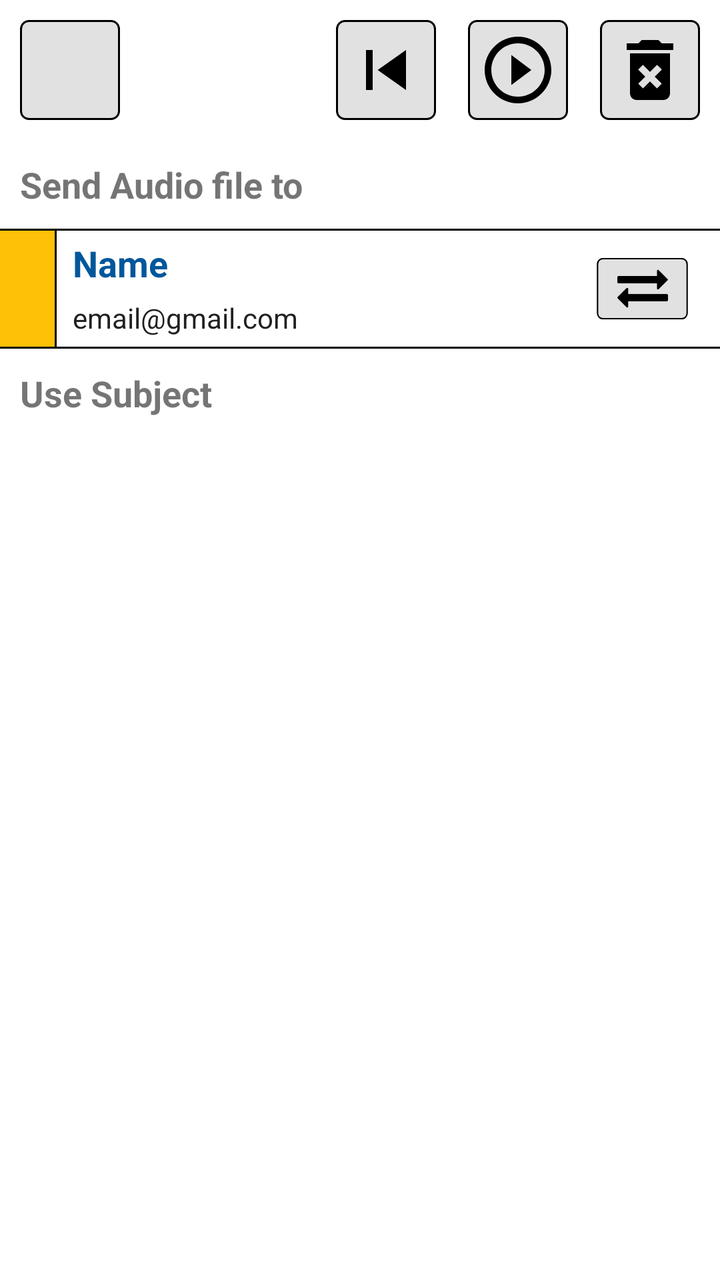
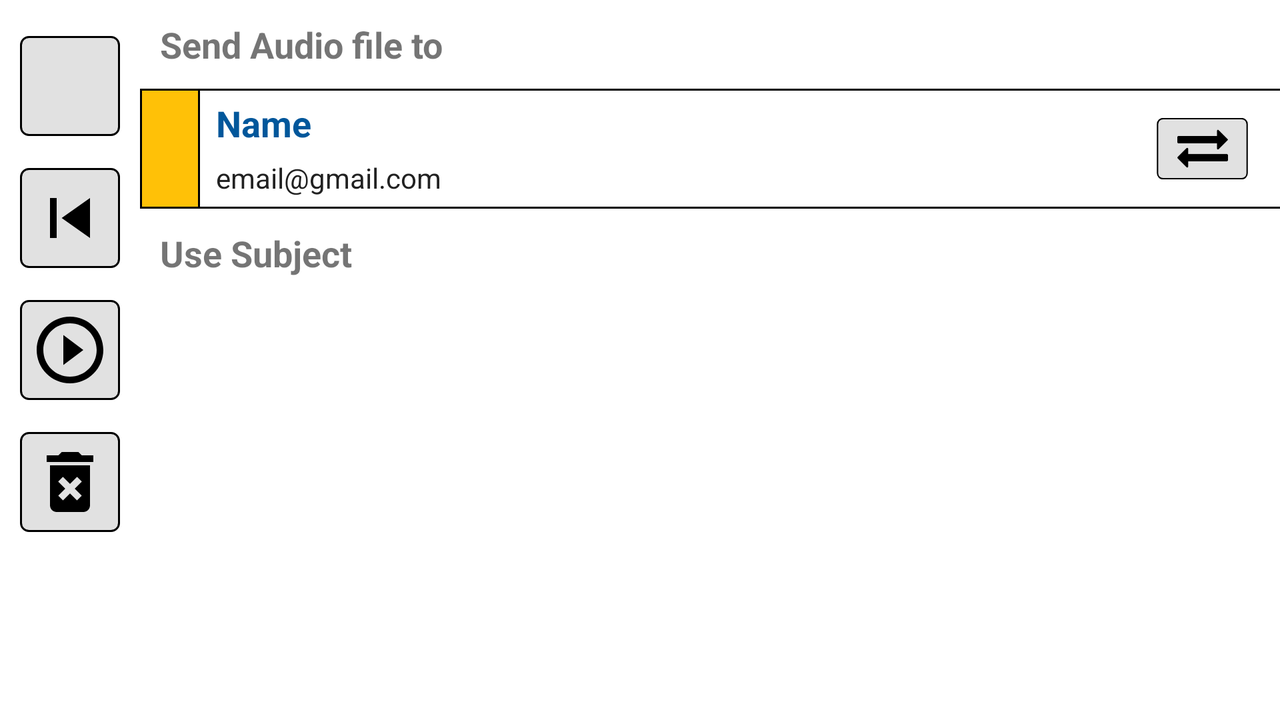

An Android layout and its configuration variant, each rendered on a device that would load it. The default file and the variant file are quoted in full after the pictures.
<!-- AndroidManifest.xml: application theme AppTheme -->
<!-- res/layout/activity_select_subject.xml -->
<?xml version="1.0" encoding="utf-8"?>

<LinearLayout xmlns:android="http://schemas.android.com/apk/res/android"
    xmlns:app="http://schemas.android.com/apk/res-auto"
    xmlns:tools="http://schemas.android.com/tools"
    android:layout_width="match_parent"
    android:layout_height="match_parent"
    android:orientation="vertical"
    tools:context="com.example.noman.myvoicerecorder.SelectSubject">


    <RelativeLayout

        android:layout_width="match_parent"
        android:layout_height="wrap_content"
        android:layout_margin="2dp">

        <ImageButton
            android:id="@+id/btn_settings"
            android:layout_width="50dp"
            android:layout_height="50dp"
           android:layout_margin="8dp"
            android:src="@drawable/ic_menu_black_24dp"
            android:background="@drawable/bgbutton"/>
        <ImageButton
            android:id="@+id/btn_replay"
            android:layout_width="50dp"
            android:layout_height="50dp"
            android:layout_margin="8dp"
            android:onClick="goBack"
            android:layout_toLeftOf="@+id/btn_play"
            android:src="@drawable/ic_skip_previous_black_24dp"
            android:background="@drawable/bgbutton"/>
        <ImageButton
            android:id="@+id/btn_play"
            android:layout_width="50dp"
            android:layout_height="50dp"
            android:layout_margin="8dp"
           android:layout_toLeftOf="@+id/btn_delete"
            android:src="@drawable/ic_play_circle_outline_black_24dp"
            android:background="@drawable/bgbutton"/>
        <ImageButton
            android:id="@+id/btn_delete"
            android:layout_width="50dp"
            android:layout_height="50dp"
            android:layout_margin="8dp"
            android:layout_alignParentRight="true"
            android:src="@drawable/ic_delete_forever_black_24dp"
            android:background="@drawable/bgbutton" />

        </RelativeLayout>
    <LinearLayout
        android:layout_width="match_parent"
        android:layout_height="wrap_content"
        android:weightSum="1"
        android:orientation="vertical">

            <TextView
                android:id="@+id/txt_sendAudiofile"
                android:layout_width="wrap_content"
                android:layout_height="wrap_content"
                android:text="@string/send_audio_file_to"
                android:textSize="18dp"
                android:textStyle="bold"
                android:layout_margin="10dp"
                android:layout_above="@+id/rel_namemail"/>

            <RelativeLayout
                android:id="@+id/rel_namemail"
                android:layout_width="match_parent"
                android:background="@drawable/bglist"
                android:layout_marginRight="-2dp"
                android:layout_marginLeft="-2dp"
                android:layout_height="60dp">


                <TextView
                    android:id="@+id/txt_color"
                    android:layout_width="30dp"
                    android:layout_height="60dp"
                    android:background="@drawable/bgtext"

                    android:layout_alignParentLeft="true"
                    android:layout_alignParentStart="true"
                    android:visibility="visible" />

                <LinearLayout
                    android:layout_width="match_parent"
                    android:layout_height="55dp"
                    android:orientation="vertical"
                    android:layout_alignBottom="@+id/txt_color"
                    android:layout_toEndOf="@+id/txt_color"
                    android:layout_toRightOf="@+id/txt_color"
                    android:weightSum="2"
                    android:layout_centerVertical="true">
                    <LinearLayout
                        android:layout_width="wrap_content"
                        android:layout_height="wrap_content"
                        android:layout_weight="1">



                        <TextView
                            android:id="@+id/txt_name"
                            android:layout_width="wrap_content"
                            android:layout_height="wrap_content"
                            android:textStyle="bold"
                            android:layout_marginLeft="8dp"
                            android:textSize="18sp"
                            android:text="@string/name"
                            android:textColor="#01579B" />
                    </LinearLayout>


                    <LinearLayout
                        android:layout_width="wrap_content"
                        android:layout_height="wrap_content"
                        android:layout_weight="1">

                        <TextView
                            android:id="@+id/txt_email"
                            android:layout_width="wrap_content"
                            android:layout_height="wrap_content"
                            android:text="email@gmail.com"
                            android:layout_marginLeft="8dp"
                            android:textColor="#212121" />
                    </LinearLayout>

                </LinearLayout>
                <ImageButton
                    android:id="@+id/btn_openRecipient"
                    android:layout_width="65dp"
                    android:layout_height="50dp"
                    android:layout_centerVertical="true"
                    android:layout_margin="8dp"
                    android:scaleY=".7"
                    android:scaleX=".7"
                    android:padding="4dp"
                    android:scaleType="centerInside"
                    android:layout_alignParentRight="true"
                    android:background="@drawable/bgbutton"
                    android:src="@drawable/exchange_arrows"/>
            </RelativeLayout>

            <TextView
                android:id="@+id/txt_useSubject"
                android:layout_width="wrap_content"
                android:layout_height="wrap_content"
                android:text="@string/use_subject"
                android:textSize="18dp"
                android:textStyle="bold"
                android:layout_margin="10dp"
                android:layout_below="@+id/rel_namemail"/>

            <ListView
                android:id="@+id/selectsubject_list"
                android:layout_width="match_parent"
                android:layout_height="match_parent"
                android:clickable="true"
                android:focusable="true"
                android:dividerHeight="2dp"
                android:layout_margin="-2dp"
                android:background="@drawable/bglist">
            </ListView>

    </LinearLayout>
</LinearLayout>
<!-- resources referenced by this layout -->
<resources>
  <!-- drawable bgbutton (drawable) -->
  <?xml version="1.0" encoding="utf-8"?>
  
  <shape android:shape="rectangle" xmlns:android="http://schemas.android.com/apk/res/android">
      <stroke android:color="#000000" android:width="1dp">
      </stroke>
      <solid android:color="#e1e1e1"/>
      <corners android:radius="4dp"/>
  
  
  
  </shape>
  <!-- drawable bglist (drawable) -->
  <?xml version="1.0" encoding="utf-8"?>
  
  <shape android:shape="rectangle" xmlns:android="http://schemas.android.com/apk/res/android">
      <stroke android:color="#000000"
          android:width="1dp" />
      <solid android:color="#ffffff"/>
  
  </shape>
  <!-- drawable bgtext (drawable) -->
  <?xml version="1.0" encoding="utf-8"?>
  
  <shape android:shape="rectangle" xmlns:android="http://schemas.android.com/apk/res/android">
      <stroke android:color="#000000" android:width="1dp">
      </stroke>
      <solid android:color="#FFC107"/>
  
  
  
  
  </shape>
  <!-- drawable exchange_arrows: png bitmap (drawable, 1138 bytes) -->
  <!-- drawable ic_delete_forever_black_24dp (drawable) -->
  <vector xmlns:android="http://schemas.android.com/apk/res/android"
          android:width="40dp"
          android:height="40dp"
          android:viewportWidth="24.0"
          android:viewportHeight="24.0">
      <path
          android:fillColor="#FF000000"
          android:pathData="M6,19c0,1.1 0.9,2 2,2h8c1.1,0 2,-0.9 2,-2L18,7L6,7v12zM8.46,11.88l1.41,-1.41L12,12.59l2.12,-2.12 1.41,1.41L13.41,14l2.12,2.12 -1.41,1.41L12,15.41l-2.12,2.12 -1.41,-1.41L10.59,14l-2.13,-2.12zM15.5,4l-1,-1h-5l-1,1L5,4v2h14L19,4z"/>
  </vector>
  <!-- drawable ic_play_circle_outline_black_24dp (drawable) -->
  <vector xmlns:android="http://schemas.android.com/apk/res/android"
          android:width="40dp"
          android:height="40dp"
          android:viewportWidth="24.0"
          android:viewportHeight="24.0">
      <path
          android:fillColor="#FF000000"
          android:pathData="M10,16.5l6,-4.5 -6,-4.5v9zM12,2C6.48,2 2,6.48 2,12s4.48,10 10,10 10,-4.48 10,-10S17.52,2 12,2zM12,20c-4.41,0 -8,-3.59 -8,-8s3.59,-8 8,-8 8,3.59 8,8 -3.59,8 -8,8z"/>
  </vector>
  <!-- drawable ic_skip_previous_black_24dp (drawable) -->
  <vector xmlns:android="http://schemas.android.com/apk/res/android"
          android:width="40dp"
          android:height="40dp"
          android:viewportWidth="24.0"
          android:viewportHeight="24.0">
      <path
          android:fillColor="#FF000000"
          android:pathData="M6,6h2v12L6,18zM9.5,12l8.5,6L18,6z"/>
  </vector>
  <string name="name">Name</string>
  <string name="send_audio_file_to">Send Audio file to</string>
  <string name="use_subject">Use Subject</string>
</resources>
<!-- res/layout-land/activity_select_subject.xml (the repository's variant of the layout above) -->
<!-- drawn on the phone turned sideways -->
<?xml version="1.0" encoding="utf-8"?>

<RelativeLayout xmlns:android="http://schemas.android.com/apk/res/android"
    xmlns:app="http://schemas.android.com/apk/res-auto"
    xmlns:tools="http://schemas.android.com/tools"
    android:layout_width="match_parent"
    android:layout_height="match_parent"

    tools:context="com.example.noman.myvoicerecorder.SelectSubject">



    <LinearLayout
        android:layout_width="match_parent"
        android:layout_height="wrap_content"
        android:weightSum="1"
        android:layout_toRightOf="@+id/right_menu"
        android:orientation="vertical">

        <TextView
            android:id="@+id/txt_sendAudiofile"
            android:layout_width="wrap_content"
            android:layout_height="wrap_content"
            android:text="@string/send_audio_file_to"
            android:textSize="18dp"
            android:textStyle="bold"
            android:layout_margin="10dp"
            android:layout_above="@+id/rel_namemail"/>

        <RelativeLayout
            android:id="@+id/rel_namemail"
            android:layout_width="match_parent"
            android:background="@drawable/bglist"

            android:layout_marginRight="-2dp"
            android:layout_height="60dp">


            <TextView
                android:id="@+id/txt_color"
                android:layout_width="30dp"
                android:layout_height="60dp"
                android:background="@drawable/bgtext"

                android:layout_alignParentLeft="true"
                android:layout_alignParentStart="true"
                android:visibility="visible" />

            <LinearLayout
                android:layout_width="match_parent"
                android:layout_height="55dp"
                android:orientation="vertical"
                android:layout_alignBottom="@+id/txt_color"
                android:layout_toEndOf="@+id/txt_color"
                android:layout_toRightOf="@+id/txt_color"
                android:weightSum="2"
                android:layout_centerVertical="true">
                <LinearLayout
                    android:layout_width="wrap_content"
                    android:layout_height="wrap_content"
                    android:layout_weight="1">



                    <TextView
                        android:id="@+id/txt_name"
                        android:layout_width="wrap_content"
                        android:layout_height="wrap_content"
                        android:textStyle="bold"
                        android:layout_marginLeft="8dp"
                        android:textSize="18sp"
                        android:text="@string/name"
                        android:textColor="#01579B" />
                </LinearLayout>


                <LinearLayout
                    android:layout_width="wrap_content"
                    android:layout_height="wrap_content"
                    android:layout_weight="1">

                    <TextView
                        android:id="@+id/txt_email"
                        android:layout_width="wrap_content"
                        android:layout_height="wrap_content"
                        android:text="email@gmail.com"
                        android:layout_marginLeft="8dp"
                        android:textColor="#212121" />
                </LinearLayout>

            </LinearLayout>
            <ImageButton
                android:id="@+id/btn_openRecipient"
                android:layout_width="65dp"
                android:layout_height="50dp"
                android:layout_centerVertical="true"
                android:layout_margin="8dp"
                android:scaleY=".7"
                android:scaleX=".7"
                android:padding="4dp"
                android:scaleType="centerInside"
                android:layout_alignParentRight="true"
                android:background="@drawable/bgbutton"
                android:src="@drawable/exchange_arrows"/>
        </RelativeLayout>

        <TextView
            android:id="@+id/txt_useSubject"
            android:layout_width="wrap_content"
            android:layout_height="wrap_content"
            android:text="@string/use_subject"
            android:textSize="18dp"
            android:textStyle="bold"
            android:layout_margin="10dp"
            android:layout_below="@+id/rel_namemail"/>

        <ListView
            android:id="@+id/selectsubject_list"
            android:layout_width="match_parent"
            android:layout_height="match_parent"
            android:clickable="true"
            android:focusable="true"
            android:dividerHeight="2dp"
            android:layout_marginRight="-2dp"
            android:layout_marginBottom="-2dp"
            android:layout_margin="-2dp"
            android:background="@drawable/bglist">
        </ListView>

    </LinearLayout>
    <LinearLayout
        android:orientation="vertical"
        android:layout_width="wrap_content"
        android:layout_height="wrap_content"
        android:id="@+id/right_menu"
        android:paddingTop="8dp"
        android:layout_margin="2dp">

        <ImageButton
            android:id="@+id/btn_settings"
            android:layout_width="50dp"
            android:layout_height="50dp"
            android:layout_margin="8dp"
            android:src="@drawable/ic_menu_black_24dp"
            android:background="@drawable/bgbutton"/>
        <ImageButton
            android:id="@+id/btn_replay"
            android:layout_width="50dp"
            android:layout_height="50dp"
            android:layout_margin="8dp"
            android:onClick="goBack"
            android:layout_toLeftOf="@+id/btn_play"
            android:src="@drawable/ic_skip_previous_black_24dp"
            android:background="@drawable/bgbutton"/>
        <ImageButton
            android:id="@+id/btn_play"
            android:layout_width="50dp"
            android:layout_height="50dp"
            android:layout_margin="8dp"
            android:layout_toLeftOf="@+id/btn_delete"
            android:src="@drawable/ic_play_circle_outline_black_24dp"
            android:background="@drawable/bgbutton"/>
        <ImageButton
            android:id="@+id/btn_delete"
            android:layout_width="50dp"
            android:layout_height="50dp"
            android:layout_margin="8dp"
            android:layout_alignParentRight="true"
            android:src="@drawable/ic_delete_forever_black_24dp"
            android:background="@drawable/bgbutton" />

    </LinearLayout>
</RelativeLayout>
